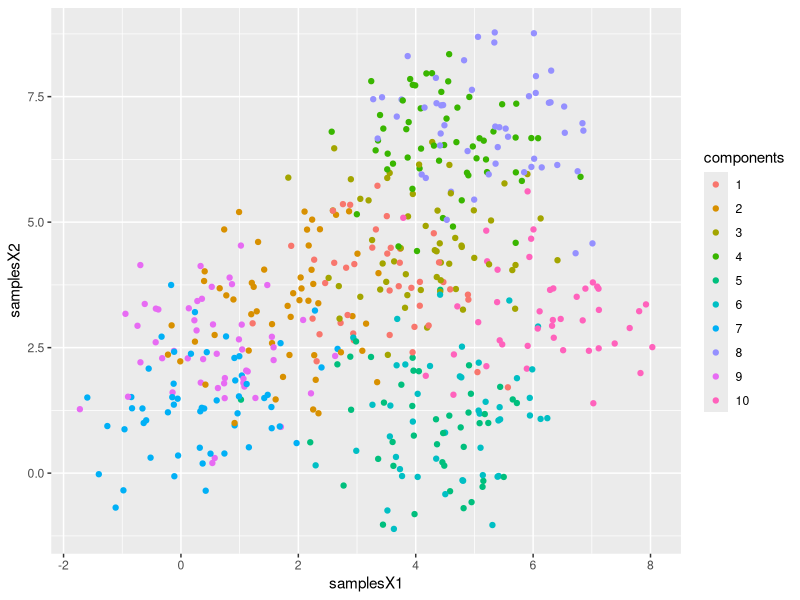
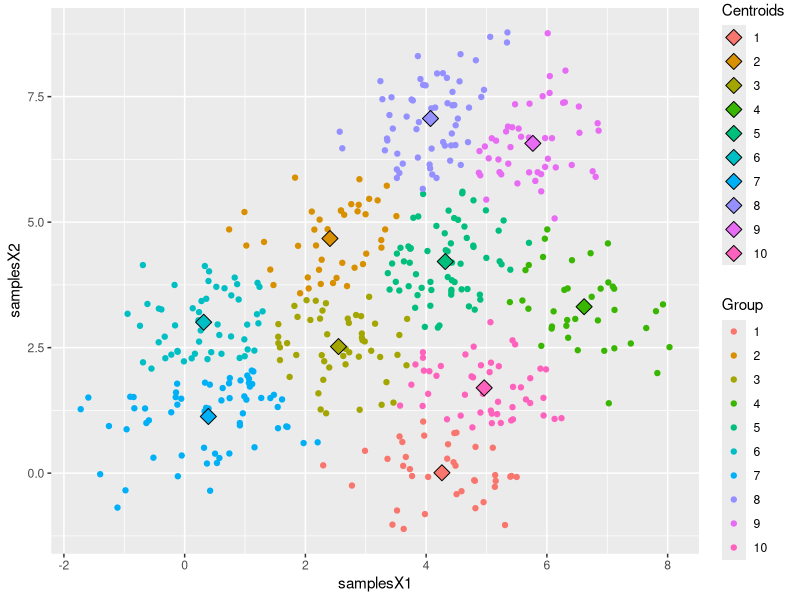

Here is the R script that generated these plots, in order:
###################################################
################K.MEANS_DEMO######################
##################################################
#SIMULATE DATA
rm(list = ls())
library(dplyr)
library(ggplot2)
#dimensions
p <- 2
#number of datapoints
N <- 500
#Number of mixture components
K <- 10

#Simulate data from a gaussian mixture distributions
muX1 <- 7 * runif(K, 0, 1) #pick any random number, the higher it is the more
muX2 <- 7 * runif(K, 0, 1) #seperated the data will be. Here I tried 7
sds <- sqrt(rep(1, K))
df_plot <- data.frame(components = as.factor(sample(1:K, prob = rep(1 / K, K), size = N, replace = TRUE)))
df_plot$samplesX1 <- rnorm(n = N, mean = muX1[df_plot$components], sd = sds[df_plot$components])
df_plot$samplesX2 <- rnorm(n = N, mean = muX2[df_plot$components], sd = sds[df_plot$components])

ggplot(df_plot) +
    geom_point(aes(samplesX1, samplesX2, colour = components))
##################################################################
#K.MEANS APPLIED ON THE SIMULATED DATA
X <- cbind(df_plot$samplesX1, df_plot$samplesX2)
fit <- kmeans(X, centers = K, nstart = 20)
# get clusters means
meanC <- aggregate(X, by = list(fit$cluster), FUN = mean) %>% 
    mutate(Group.1 = as.factor(Group.1))
# cunfusion table
table(fit$cluster, df_plot$components)
#plot the cluster means onto the photo
ggplot(df_plot) +
    geom_point(data = df_plot, aes(samplesX1, samplesX2, colour = as.factor(fit$cluster))) +
    geom_point(data = meanC, aes(V1, V2, fill = Group.1), size = 4, shape = 23) +
    labs(fill = "Centroids", shape = "", colour = "Group")
